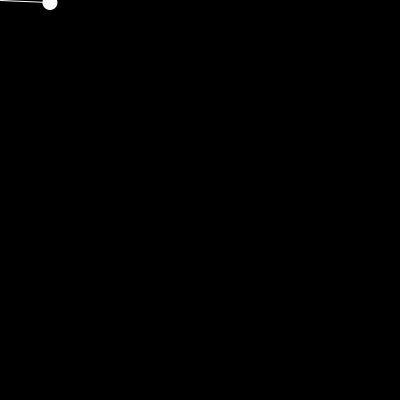
Frame 1 (no input)
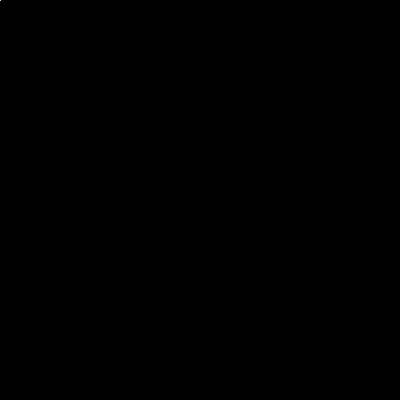
Frame 60 (the mouse pressed at the canvas centre just before this capture)
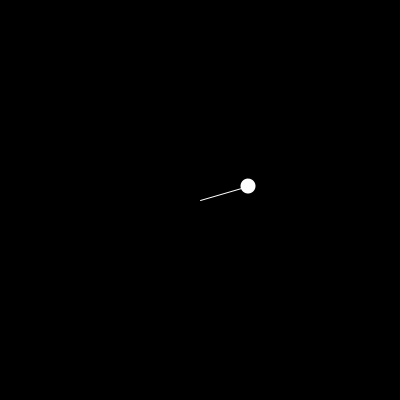
Frame 120 (the mouse held since frame 60 and released just before this capture)

The Processing sketch that drew these frames (run headless with seeded random() and noise(); from frame 60 on, the mouse is pressed at the canvas centre):

// Processing sketch: processing_86619
// ── processing_86619.pde

float vitesse = 0.05;
float angle = 0;
float rayon = 50;
float centreX,centreY;

void setup() {
  size(400,400);
  smooth();
 
}

void draw() {
  
  background(0);
  
  fill(255);
  
   centreX = mouseX;
   centreY = mouseY;
   
  
  angle += vitesse;
  
   pushMatrix();
   translate(mouseX,mouseY);
   rotate(angle);
   
   stroke(255);
   line(0,0,50,0);
   
   noStroke();
   translate(50,0);
   ellipse(0,0,15,15);
   
   
  
  
  popMatrix();
  
}
